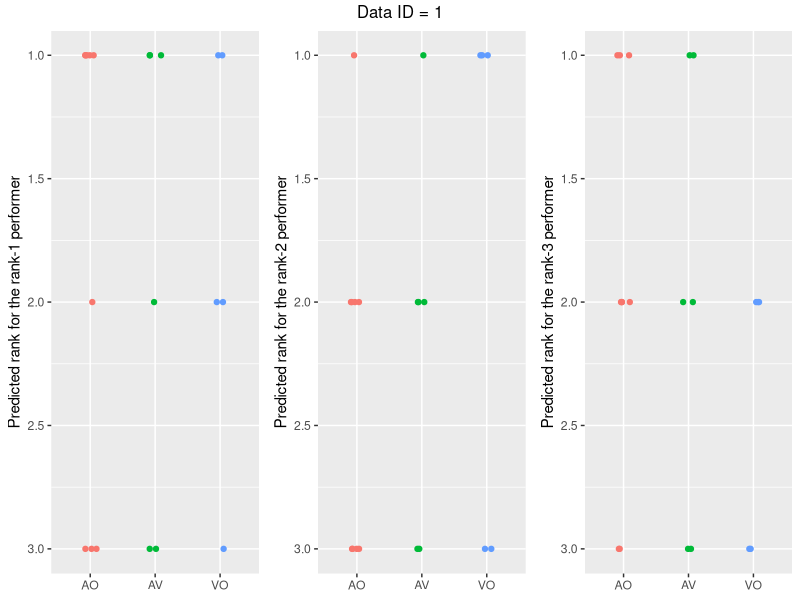
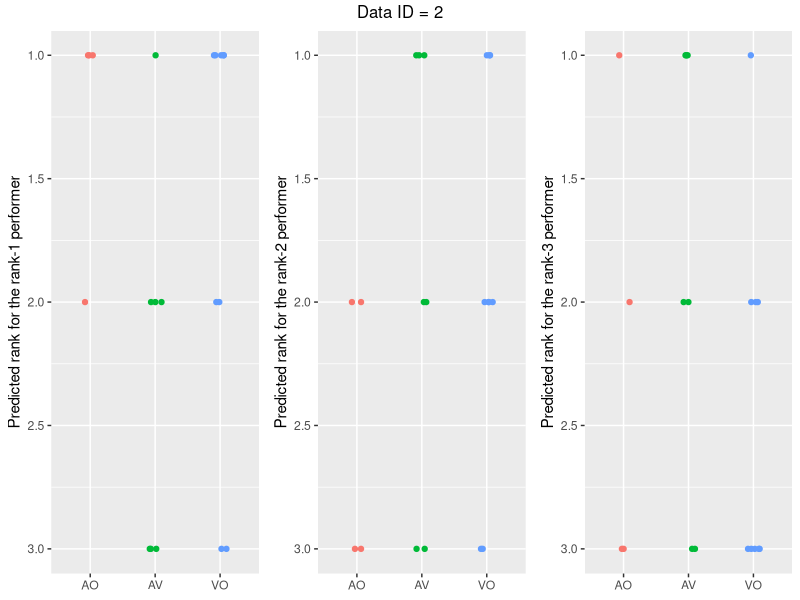
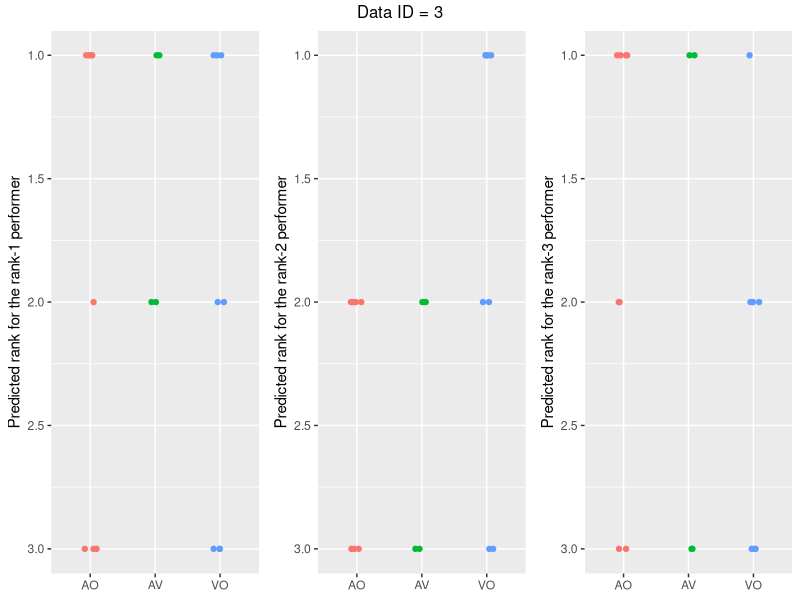
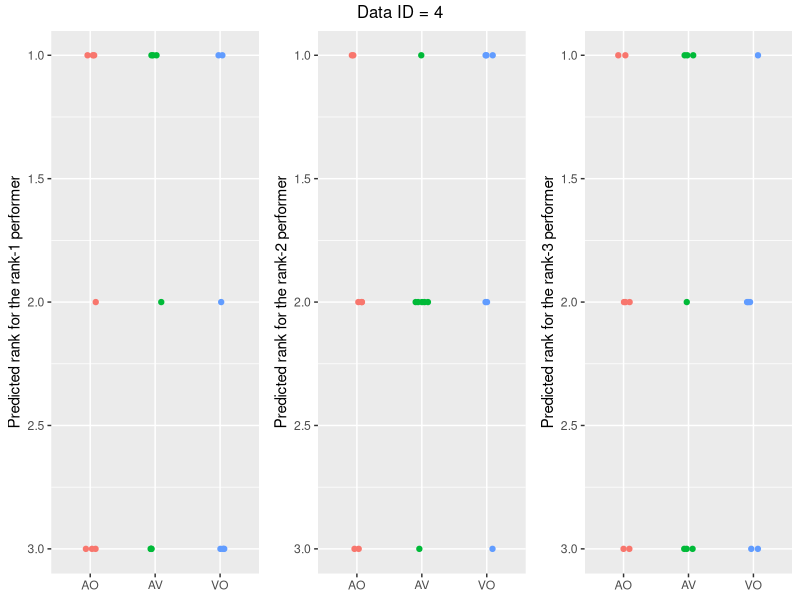
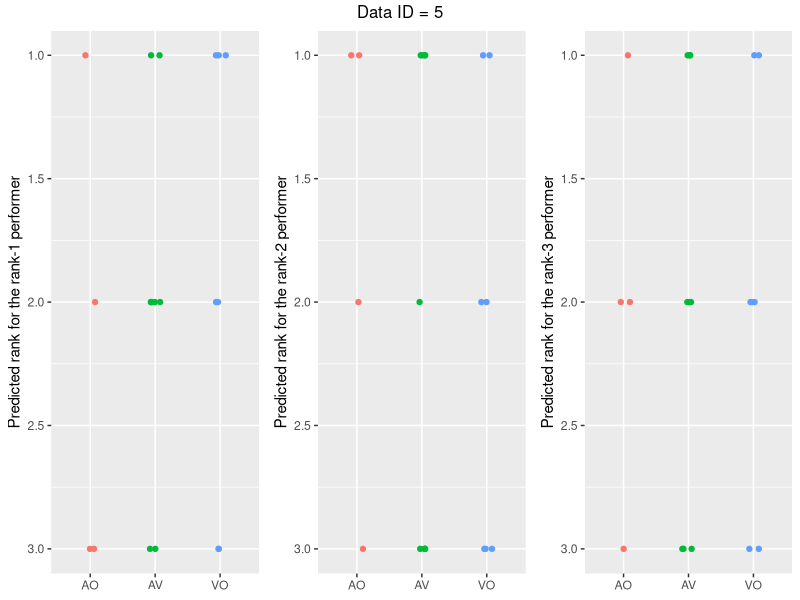
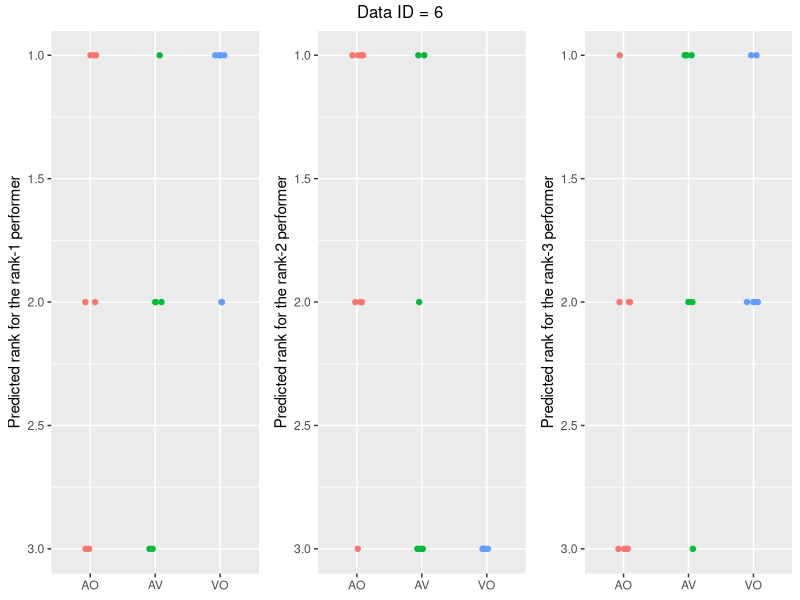
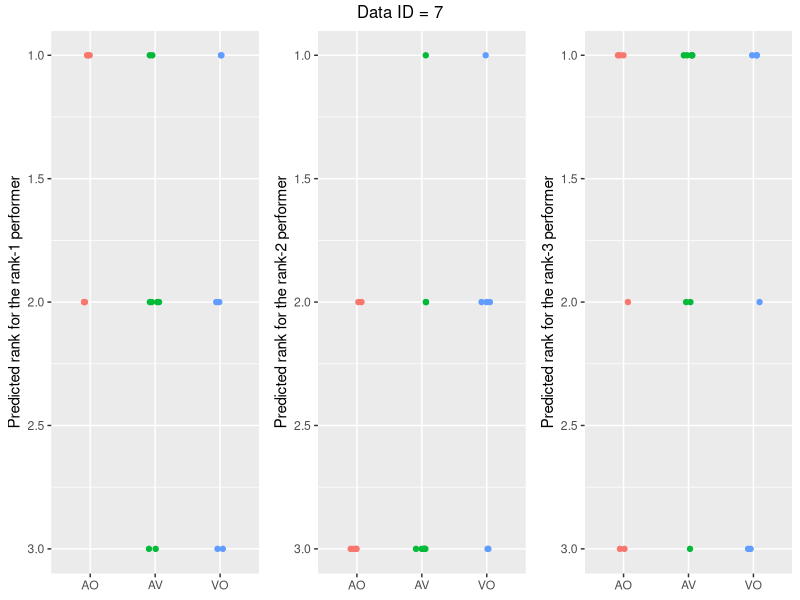
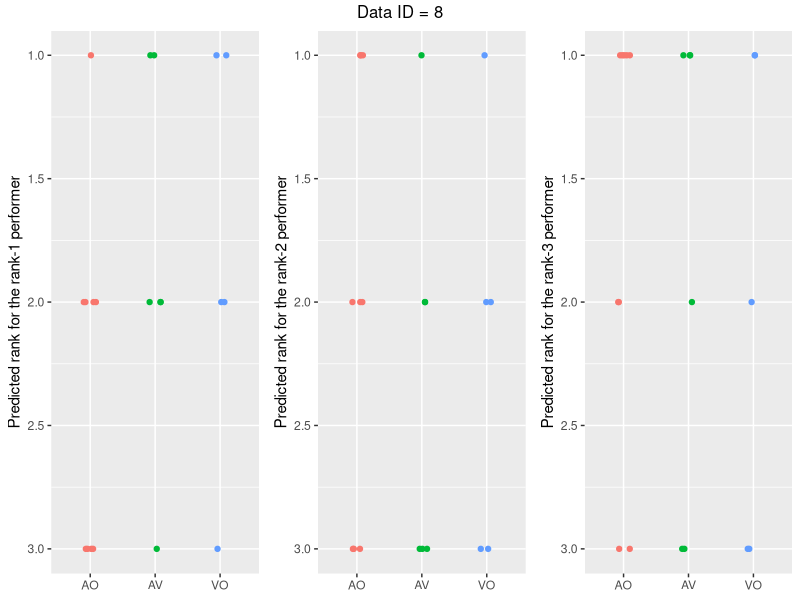

The R script that drew these images, in order:
### Load library ###
library(ggplot2)
library(gridExtra)

### Read data ###
R <- read.csv("./data-relative_matching.csv", header = TRUE)

participant_id <- unique(R[, 1])
domain <- unique(R[, 3])

NUMBER_OF_PARTICIPANT <- length(participant_id)
NUMBER_OF_DOMAIN <- length(domain)

### Data-wise predicted ranking plot ###
data_id <- sort(unique(R[, 2]))
list_g <- vector(mode = "list", length = 3)

for (i in 1:length(data_id)) {
  idx <- R[, 2] == data_id[i]
  
  for (k in 1:3) {
    g <- ggplot()
    g <- g + geom_point(data = R[idx & (R[, 4] == k), ], aes(x = domain, y = rank_pred_1st, color = domain),
                            position = position_jitter(w = 0.1, h = 0))
    g <- g + geom_point(data = R[idx & (R[, 5] == k), ], aes(x = domain, y = rank_pred_2nd, color = domain),
                            position = position_jitter(w = 0.1, h = 0))
    g <- g + geom_point(data = R[idx & (R[, 6] == k), ], aes(x = domain, y = rank_pred_3rd, color = domain),
                            position = position_jitter(w = 0.1, h = 0))
    list_g[[k]] <- g + theme(legend.position = "none", axis.title.x = element_blank()) + 
    ylab(paste("Predicted rank for the rank-", k, " performer", sep = "")) + 
    scale_y_reverse(limits = c(3, 1))
  }
  
  g <- grid.arrange(grobs = list_g, ncol = 3, top = paste("Data ID = ", data_id[i], sep = ""))
  ggsave(paste("./voting_per_data_", data_id[i], ".png", sep = ""), plot = g)
}

### Output data ###
T_df <- data.frame(matrix(NA, nrow = NUMBER_OF_PARTICIPANT*NUMBER_OF_DOMAIN, ncol = 4))
colnames(T_df) <- c("participant_id", "domain", "match_high_var", "match_low_var")

### summarized by participants and domains ###
counter <- 1

for (i in 1:NUMBER_OF_PARTICIPANT) {
  for (j in 1:NUMBER_OF_DOMAIN) {
    idx <- R[, 1] == participant_id[i] & R[, 3] == domain[j]
    T_df[counter, 1] <- participant_id[i]
    T_df[counter, 2] <- domain[j]
    T_df[counter, 3] <- sum(R[idx, 10]) / sum(idx) * 100
    T_df[counter, 4] <- sum(R[idx, 11]) / sum(idx) * 100
    
    counter <- counter + 1
  }
}

### 3-sample test ###
for (i in 1:(NUMBER_OF_DOMAIN - 1)) {
  for (j in (i + 1):NUMBER_OF_DOMAIN) {
    idx_i <- T_df[, 2] == domain[i]
    idx_j <- T_df[, 2] == domain[j]
    
    x <- T_df[idx_i, 3]
    y <- T_df[idx_j, 3]
    pval <- ks.test(x, y)
    cat(paste("2-samples KS test, High-var: ", i, ", ", j, " - ", pval$p.value, "\n", sep = ""))
    
    x <- T_df[idx_i, 4]
    y <- T_df[idx_j, 4]
    pval <- ks.test(x, y)
    cat(paste("2-samples KS test, Low-var : ", i, ", ", j, " - ", pval$p.value, "\n", sep = ""))
  }
}

### plot ###
p <- ggplot(data = T_df, aes(x = domain, y = match_high_var, group = domain, color = domain))
p <- p + geom_violin(trim = TRUE, adjust = 0.5)
p <- p + geom_point(position = position_jitter(w = 0.1, h = 0))
p <- p + stat_summary(mapping = aes(x = domain, y = match_high_var),
                      colour = "black", size = 0.3,
                      fun = median, fun.min = function(z) {quantile(z, 0.25)},
                      fun.max = function(z) {quantile(z, 0.75)})

p <- p + theme(axis.title.x = element_blank(),
               plot.title = element_text(hjust = 0.5))
p <- p + ggtitle("High-variance pair") + ylab("Selecting relative winner (%)")

plot(p)
ggsave('./relative-match_high-var.png', plot = p)

p <- ggplot(data = T_df, aes(x = domain, y = match_low_var, group = domain, color = domain))
p <- p + geom_violin(trim = TRUE, adjust = 0.5)
p <- p + geom_point(position = position_jitter(w = 0.1, h = 0))
p <- p + stat_summary(mapping = aes(x = domain, y = match_high_var),
                      colour = "black", size = 0.3,
                      fun = median, fun.min = function(z) {quantile(z, 0.25)},
                      fun.max = function(z) {quantile(z, 0.75)})

p <- p + theme(axis.title.x = element_blank(),
               plot.title = element_text(hjust = 0.5))
p <- p + ggtitle("Low-variance pair") + ylab("Selecting relative winner (%)")

plot(p)
ggsave('./relative-match_low-var.png', plot = p)

###  ###
print("Correct predictions grouped by the presentation order of the 1st-placed performer")

idx <- R[, 4] == 1
print(c(sum(idx), sum(R[idx, 10]), sum(R[idx, 11])))

idx <- R[, 5] == 1
print(c(sum(idx), sum(R[idx, 10]), sum(R[idx, 11])))

idx <- R[, 6] == 1
print(c(sum(idx), sum(R[idx, 10]), sum(R[idx, 11])))
